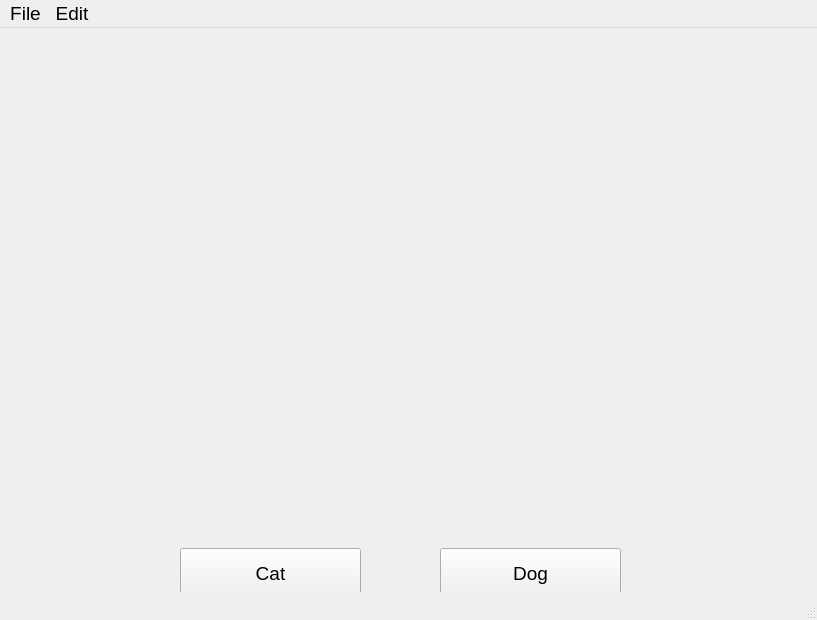
<?xml version="1.0" encoding="UTF-8"?>
<ui version="4.0">
 <class>MainWindow</class>
 <widget class="QMainWindow" name="MainWindow">
  <property name="geometry">
   <rect>
    <x>0</x>
    <y>0</y>
    <width>817</width>
    <height>620</height>
   </rect>
  </property>
  <property name="font">
   <font>
    <pointsize>14</pointsize>
   </font>
  </property>
  <property name="cursor">
   <cursorShape>ArrowCursor</cursorShape>
  </property>
  <property name="windowTitle">
   <string>MainWindow</string>
  </property>
  <widget class="QWidget" name="centralwidget">
   <widget class="QLabel" name="photo">
    <property name="geometry">
     <rect>
      <x>0</x>
      <y>0</y>
      <width>821</width>
      <height>521</height>
     </rect>
    </property>
    <property name="text">
     <string/>
    </property>
    <property name="pixmap">
     <pixmap>Screenshot 2021-01-11 at 22.39.33.png</pixmap>
    </property>
    <property name="scaledContents">
     <bool>true</bool>
    </property>
   </widget>
   <widget class="QPushButton" name="cat">
    <property name="geometry">
     <rect>
      <x>180</x>
      <y>520</y>
      <width>181</width>
      <height>51</height>
     </rect>
    </property>
    <property name="text">
     <string>Cat</string>
    </property>
   </widget>
   <widget class="QPushButton" name="dog">
    <property name="geometry">
     <rect>
      <x>440</x>
      <y>520</y>
      <width>181</width>
      <height>51</height>
     </rect>
    </property>
    <property name="text">
     <string>Dog</string>
    </property>
   </widget>
  </widget>
  <widget class="QMenuBar" name="menubar">
   <property name="geometry">
    <rect>
     <x>0</x>
     <y>0</y>
     <width>817</width>
     <height>24</height>
    </rect>
   </property>
   <widget class="QMenu" name="menuFile">
    <property name="title">
     <string>File</string>
    </property>
    <addaction name="actionNew"/>
    <addaction name="actionSave"/>
   </widget>
   <widget class="QMenu" name="menuEdit">
    <property name="title">
     <string>Edit</string>
    </property>
    <addaction name="actionCopy"/>
    <addaction name="actionPaste"/>
   </widget>
   <addaction name="menuFile"/>
   <addaction name="menuEdit"/>
  </widget>
  <widget class="QStatusBar" name="statusbar"/>
  <action name="actionFile">
   <property name="text">
    <string>File</string>
   </property>
  </action>
  <action name="actionNew">
   <property name="text">
    <string>New</string>
   </property>
   <property name="statusTip">
    <string>Create a new file</string>
   </property>
   <property name="shortcut">
    <string>Ctrl+N</string>
   </property>
  </action>
  <action name="actionSave">
   <property name="text">
    <string>Save</string>
   </property>
   <property name="statusTip">
    <string>Save a file</string>
   </property>
  </action>
  <action name="actionEdit">
   <property name="text">
    <string>Edit</string>
   </property>
  </action>
  <action name="actionCopy">
   <property name="text">
    <string>Copy</string>
   </property>
   <property name="statusTip">
    <string>Copy a file</string>
   </property>
  </action>
  <action name="actionPaste">
   <property name="text">
    <string>Paste</string>
   </property>
   <property name="statusTip">
    <string>Paste a file</string>
   </property>
   <property name="shortcut">
    <string>Ctrl+V</string>
   </property>
  </action>
 </widget>
 <resources/>
 <connections/>
</ui>
